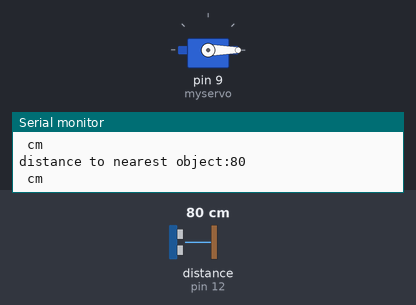
The sketch below on a simulated Arduino Uno, built with avr-gcc and run on an emulated ATmega328P. Shown: servo, the last lines printed to the serial monitor. Wiring (inferred from the names in the program): ultrasonic range finder: trigger pin 13; echo pin 12. Inputs (shaded band) come from the test bench; at power-on: distance to the obstacle (sensor on pin 12) 80 cm. The echo pulse lasts 58.3 µs per cm.

Above: at 1.2 s.
1.3 s: distance to the obstacle (sensor on pin 12) set to 12 cm
2.8 s: distance to the obstacle (sensor on pin 12) set to 9 cm
At 4.2 s:
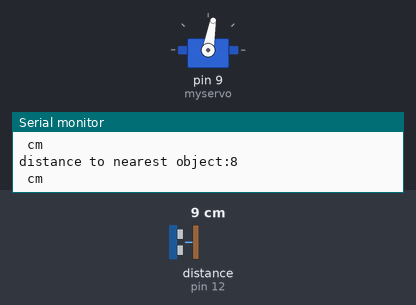
4.5 s: distance to the obstacle (sensor on pin 12) set to 18 cm
At 5.7 s:
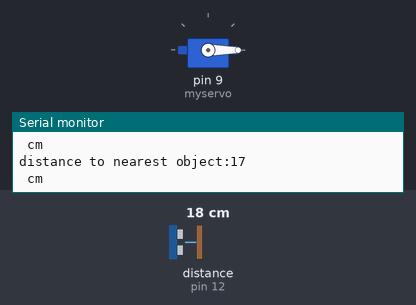
6.0 s: distance to the obstacle (sensor on pin 12) set to 2 cm
At 7.2 s:
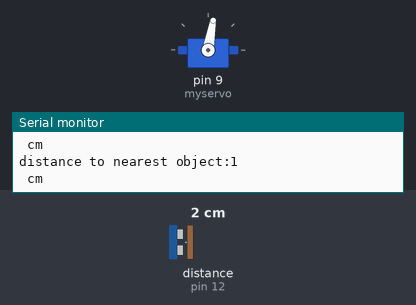
Timing chart, 0 to 8.5 s (numbered marks = the images above; inputs shaded):
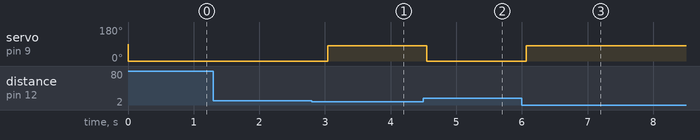

Measured:
- the behaviour switches between 11 and 10 cm on distance to the obstacle (sensor on pin 12) (found by bisection; images 0 and 1)
- after the input at 2.8 s, servo on pin 9 (myservo): 0° → 80° after 0.24 s
- after the input at 4.5 s, servo on pin 9 (myservo): 80° → 0° after 0.05 s
- after the input at 6.0 s, servo on pin 9 (myservo): 0° → 80° after 0.06 s

The sketch:

Ultrasonic_Distance_Trash_Opener.ino
```cpp
//URL used below for HC-SR04 (Ultrasound Sensor) Part
//https://create.arduino.cc/projecthub/Isaac100/getting-started-with-the-hc-sr04-ultrasonic-sensor-036380

#include <DHT.h>
#include <DHT_U.h>

#include <Servo.h>

const unsigned int TRIG_PIN=13;
const unsigned int ECHO_PIN=12;
const unsigned int BAUD_RATE=9600;
Servo myservo;


void setup() {
  pinMode(TRIG_PIN, OUTPUT);
  pinMode(ECHO_PIN, INPUT);
  Serial.begin(BAUD_RATE);
  myservo.attach(9);
}

void loop() {
  digitalWrite(TRIG_PIN, LOW);
  delayMicroseconds(2);
  digitalWrite(TRIG_PIN, HIGH);
  delayMicroseconds(10);
  digitalWrite(TRIG_PIN, LOW);


 const unsigned long duration= pulseIn(ECHO_PIN, HIGH);
 int distance= duration/29/2;
 //distance = map(distance, 0, 1023, 0, 180);
 if(duration==0){
   Serial.println("Warning: no pulse from sensor");
   }
   if(distance < 10){     //Activates Servo Motor when object is within 10 cm
    myservo.write(80);
    Serial.print("distance to nearest object:");
      Serial.println(distance);
      Serial.println(" cm");
   }
  else{                  //Returns Servo Motor Position to close
      Serial.print("distance to nearest object:");
      Serial.println(distance);
      Serial.println(" cm");
      myservo.write(0);

  }
 delay(250);

 }
```
